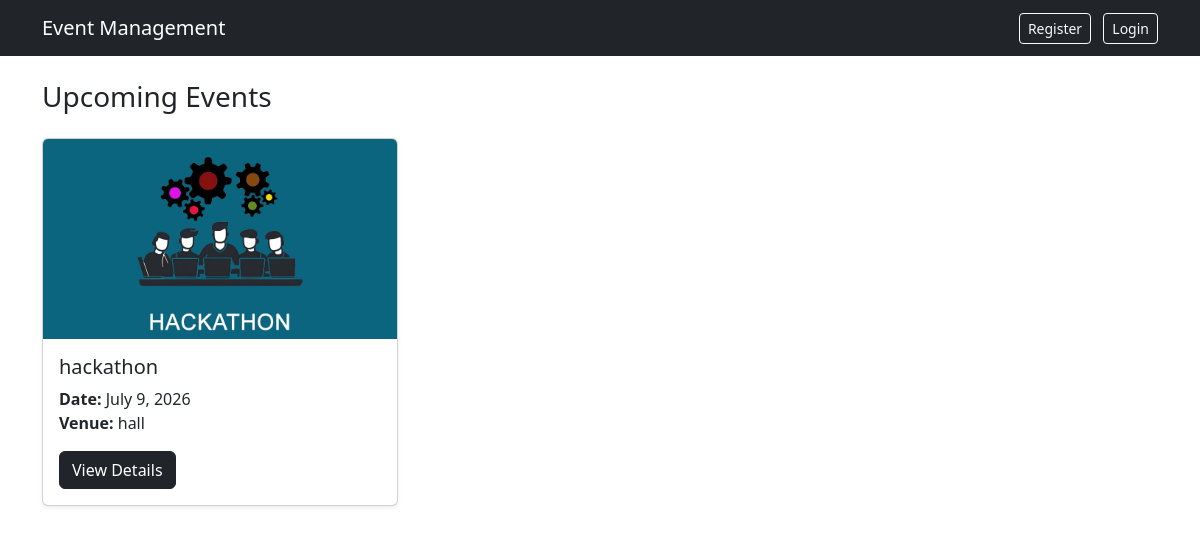
The page / on the database its author committed.
### events/models.py (models this page shows, shortened)
class Event(models.Model):
    title=models.CharField(max_length=100)
    description=models.TextField(blank=True)
    date=models.DateField()
    time=models.TimeField()
    venue=models.CharField(max_length=100)
    registration_deadline=models.DateField()
    max_participants=models.IntegerField()
    banner=models.ImageField(upload_to="event_banners/",null=True,blank=True)
    created_at=models.DateTimeField(auto_now_add=True)

### events/views.py (the view)
# urls.py: path('',views.event_list,name="event_list"),
def event_list(request):
    events=Event.objects.filter(date__gte=date.today()).order_by('date')
    return render(request,'events/event_list.html',context={'events':events})

### events/templates/events/event_list.html
{% extends 'events/base.html' %}
{% block content %}
<h3 class="mb-4">Upcoming Events</h3>
{% if events %}
    <div class="row">
        {% for event in events %}
            <div class="col-md-4 mb-3">
                <div class="card shadow-sm h-100">
                    {% if event.banner %}
                    <img src="{{ event.banner.url }}" class="card-img-top" style="height:200px; object-fit:cover;">
                    {% endif %}
                    <div class="card-body">
                        <h5 class="card-title">{{ event.title }}</h5>
                        <p class="card-text">
                            <strong>Date:</strong> {{ event.date }} <br>
                            <strong>Venue:</strong> {{ event.venue }}
                        </p>
                        <a href="{% url 'event_detail' event.id %}" class="btn btn-dark">
                            View Details
                        </a>
                    </div>
                </div>
            </div>
        {% endfor %}
    </div>
{% else %}
    <p>No upcoming events available.</p>
{% endif %}
{% endblock %}

### rows shown on the page
Event: banner (picture), title "hackathon", date "July 9, 2026", venue "hall"
